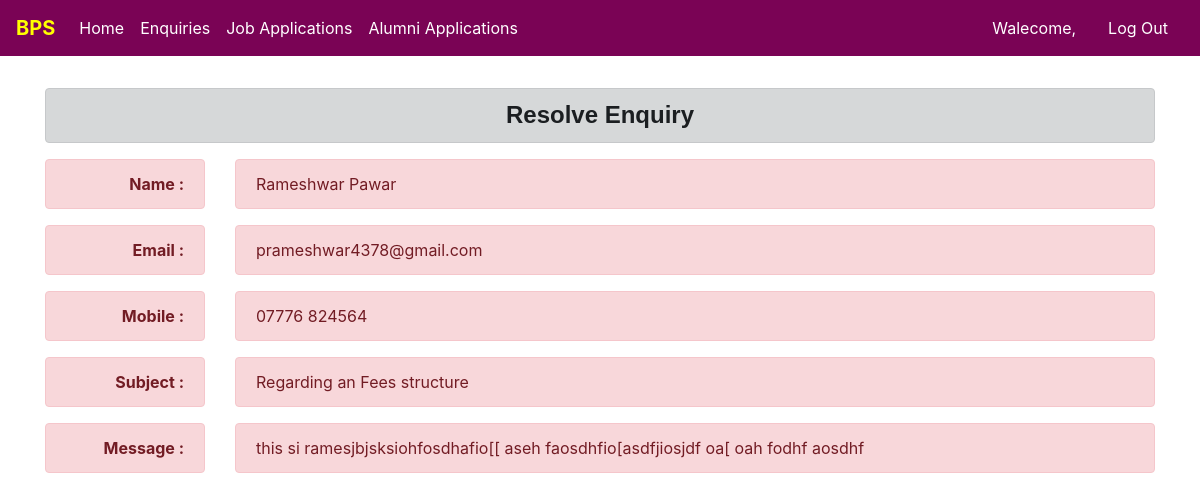
Page /resolve_enquiry/1/ on the committed database.
### BPSApp/models.py (models this page shows)
class DB_Enqueries(models.Model):
    full_name=models.CharField(max_length=100, null=True)
    email=models.EmailField(max_length=254, null=True)
    mobile=models.CharField( max_length=250, null=True)
    subject=models.CharField(max_length=500, null=True)
    message=models.TextField(null=True)
    enquiry_date=models.DateTimeField(auto_now=True, auto_now_add=False,null=True, blank=True )
    solved_or_not=models.CharField(max_length=100, null=True, blank=True, choices=ENQUIRY_SOLVED_OR_NOT)
    solution_description=models.TextField(null=True, blank=True)
    solution_date=models.DateField(auto_now=False, auto_now_add=False, null=True, blank=True)

### BPSApp/views.py (the view)
# urls.py: path('resolve_enquiry/<int:id>/',views.resolve_enquiry, name='resolve_enquiry'),
def resolve_enquiry(request,id):
    if request.method=="POST":
        pi=DB_Enqueries.objects.get(pk=id)
        fm=Enquiry_form(request.POST,request.FILES, instance=pi)
        if fm.is_valid():
            fm.save()
            fm=Enquiry_form()
            messages.success(request,'Record Updated Successfully')
        return redirect('/enquiry_list')
    else:
        pi=DB_Enqueries.objects.get(pk=id)
        fm=Enquiry_form(instance=pi)
    return render(request,'admin_panel/resolve_enquiry.html',{'fm':fm,'rec':pi})

### BPSApp/templates/admin_panel/resolve_enquiry.html (shortened to what this page needs)
{% extends 'admin_panel/admin_base.html' %}
{% load crispy_forms_tags %}
{% block Home %}
<br>
<div class="container">
    <div class="row">
        <div class="col-sm-12">
            <h4 class="text-center alert alert-dark mt-2"><b> Resolve Enquiry </b></h4>
        </div>
    </div>
    <div class="row">
    <div class="col-sm-2 text_align"><p class="alert alert-danger"><b>Name :</b> </p></div>
    <div class="col-sm-10"><p class="alert alert-danger">{{rec.full_name}}</p></div>
    </div>
    <div class="row">
    <div class="col-sm-2 text_align"><p class="alert alert-danger"><b>Email :</b> </p></div>
    <div class="col-sm-10"><p class="alert alert-danger">{{rec.email}}</p></div>
    </div>
    <div class="row">
    <div class="col-sm-2 text_align"><p class="alert alert-danger"><b>Mobile :</b> </p></div>
    <div class="col-sm-10"><p class="alert alert-danger">{{rec.mobile}}</p></div>
    </div>
    <div class="row">
    <div class="col-sm-2 text_align"><p class="alert alert-danger"><b>Subject :</b> </p></div>
    <div class="col-sm-10"><p class="alert alert-danger">{{rec.subject}}</p></div>
    </div>
    <div class="row">
    <div class="col-sm-2 text_align"><p class="alert alert-danger"><b>Message :</b> </p></div>
    <div class="col-sm-10"><p class="alert alert-danger">{{rec.message}}</p></div>
    </div>
</div>
{% endblock Home %}

### rows in the picture
DB_Enqueries: full_name "Rameshwar Pawar", email "prameshwar4378@gmail.com", mobile "07776 824564", subject "Regarding an Fees structure", message "this si ramesjbjsksiohfosdhafio[[ aseh faosdhfio[asdfjiosjdf oa[ oah fodhf aosdhf"
